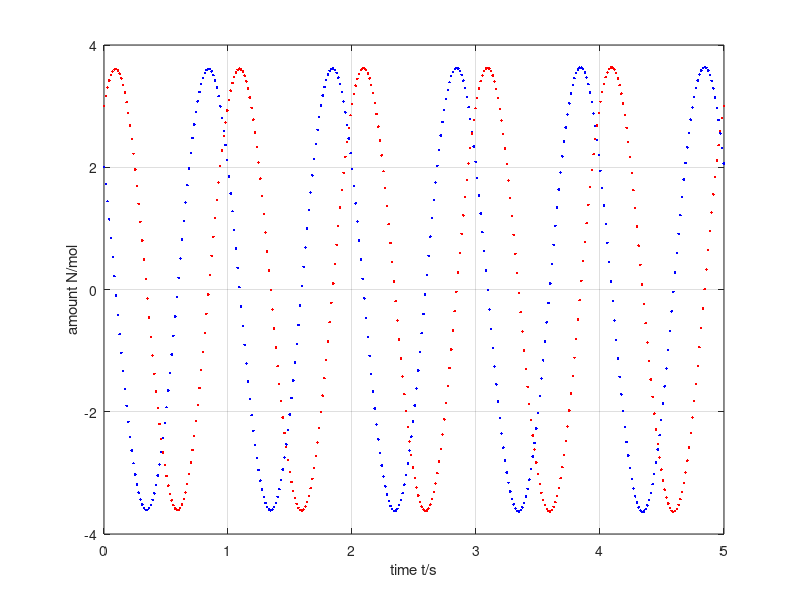

The MATLAB script that drew this image:
%%% oscillatingreaction.m
%% Numerical time integration of imaginary chemical reaction

%% Constants
lambda = 6.283; % s^-1 % conversion rate

%% Initial values
t = 0; % s % initial time
Nu = 2; % mol % volume content substance u
Nv = 3; % mol % volume content substance v

%% Boundary conditions
Ju = 0; % mol/s % influx substance u
Jv = 0; % mol/s % influx substance v

%% Parameters for time loop
t1 = 5; % s % duration of time integration
dt = 0.0001; % s % time step %@

%% Plotting
tplot = 0; % time since last plot
dtplot = t1/360; % time interval between plots
clf;
plot(t, Nu, '.b')
xlim([0, t1]);
xlabel('time t/s');
ylabel('amount N/mol');
grid on;
hold on;
plot(t, Nv, '.r') %@

%% Numerical time integration
while t < t1
  %% constitutive relations
  Au = -lambda * Nv;
  Av = lambda * Nu;

  %% balances: step forward in time
  Nu = Nu + (Ju + Au) * dt;
  Nv = Nv + (Jv + Av) * dt;
  t = t + dt; %@

  %% plot
  if tplot < dtplot;
    tplot = tplot + dt;
  else
    plot(t, Nu, '.b')
    plot(t, Nv, '.r')
    pause(0)
    tplot = 0;
  end %@
end
